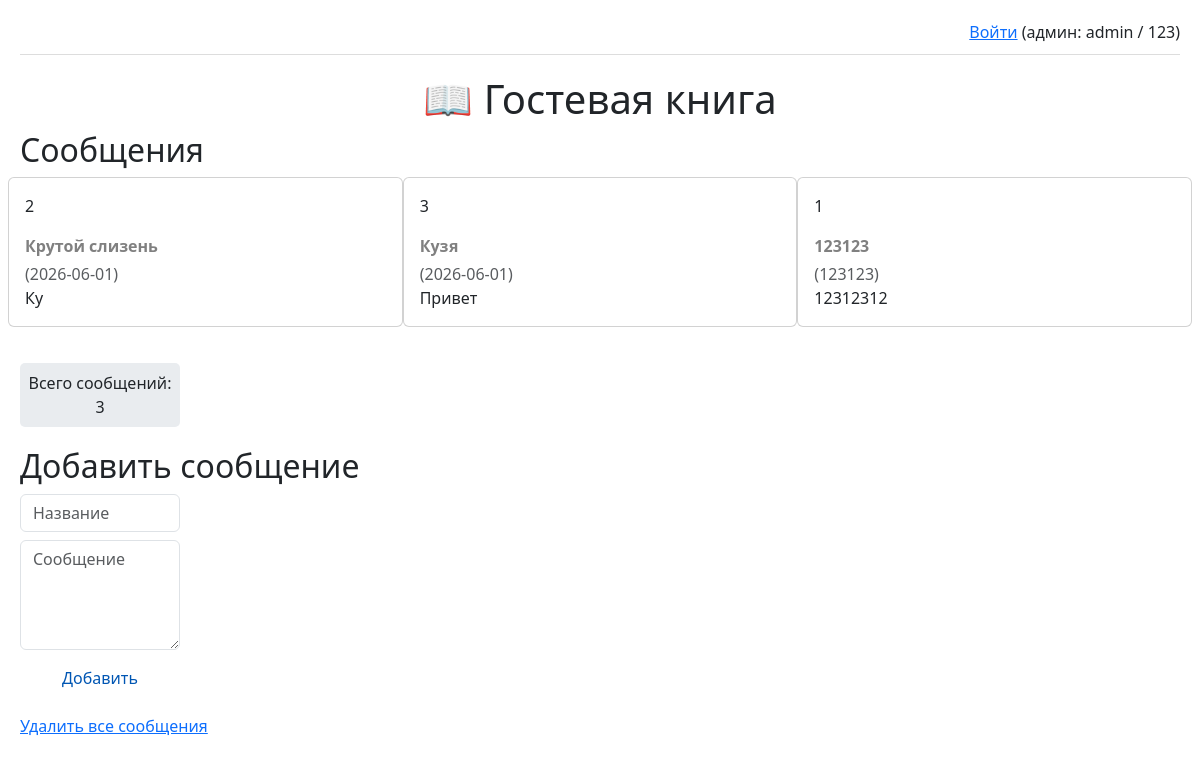
/, run on an earlier commit of the app's database.
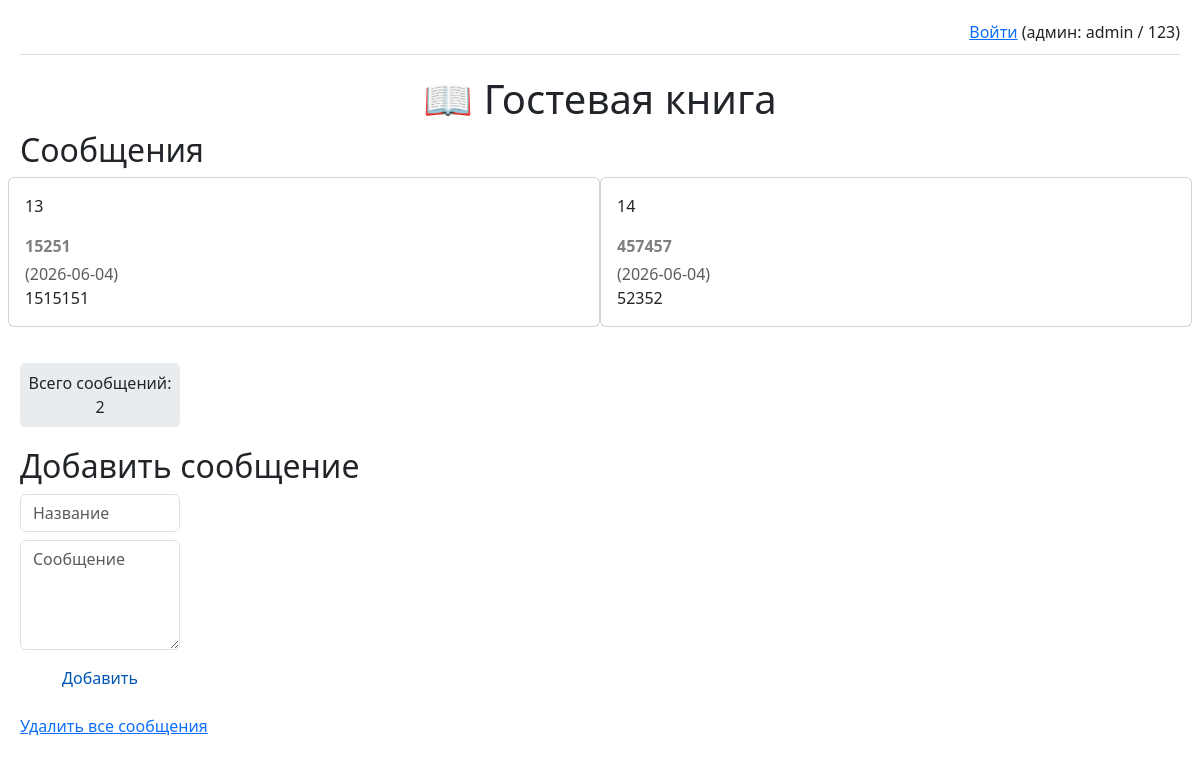
And on a later commit of the database.
### tables this page shows
CREATE TABLE messages (
            id INTEGER PRIMARY KEY AUTOINCREMENT,
            name TEXT NOT NULL,
            message TEXT NOT NULL,
            created_at DATE NOT NULL
        );

### guestbook/app.py (the view)
@app.route('/')
def index():
    messages = get_all_messages()
    total_count = get_message_count()
    today = date.today().isoformat()
    return render_template(
        'index.html', messages=messages, total_count=total_count, today=today,
        logged_in=session.get('logged_in', False),  # по умолчанию False
        username=session.get('username')  # имя пользователя или None
    )

### guestbook/database.py (called while the page is built)
def get_db_connection():
    conn = sqlite3.connect(DATABASE)
    conn.row_factory = sqlite3.Row
    return conn

def get_all_messages():
    conn = get_db_connection()
    messages = conn.execute(
        'SELECT * FROM messages ORDER BY created_at DESC'
    ).fetchall()
    conn.close()
    return messages

def get_message_count():
    conn = get_db_connection()
    cursor = conn.execute('SELECT COUNT(*) FROM messages')
    count = cursor.fetchone()[0]
    conn.close()
    return count

### guestbook/templates/index.html (shortened to what this page needs)
<!DOCTYPE html>
<html>
<head>
    <link rel="stylesheet" href="static/style.css" required>
    <link href="https://cdn.jsdelivr.net/npm/bootstrap@5.3.0/dist/css/bootstrap.min.css" rel="stylesheet" required>
</head>
<body>
    <div class="auth-links">
        {% if logged_in %}
            Вы вошли как <strong>{{ username }}</strong> |
            <a href="/logout">Выйти</a>
        {% else %}
            <a href="/login">Войти</a> (админ: admin / 123)
        {% endif %}
    </div>
    <h1>📖 Гостевая книга</h1>
    <h2>Сообщения</h2>
    {% if messages %}
        <div class="row justify-content-center">
        {% for msg in messages %}
        <div class="message {% if msg.created_at == today %}fresh{% endif %} card card-body mb-3 col-md-4">
            <p>{{ msg.id }}</p>
            <strong class="card-title">{{ msg.name }}</strong> <p class="card-subtitle text-muted">({{ msg.created_at }})</p>
            <p class="card-text">{{ msg.message }}</p>
        </div>
        {% endfor %}
        </div>
    {% else %}
        <p>Пока нет сообщений.</p>
    {% endif %}
    <p class="counter"> Всего сообщений: {{ total_count }}</p>
    <h2>Добавить сообщение</h2>
      <form method="POST" action="/add" class="add_message mb-3">
        <input class="form-control" type="text" name="name" placeholder="Название" required>
        <textarea class="form-control" type="text" name="message" rows=4 placeholder="Сообщение" required></textarea>
      <button type="submit">Добавить</button>
  </form>
  <a href="/delete_all/">Удалить все сообщения</a>
</body>
</html>

What changed in the data, as far as the page shows it:
removed messages: id "2", name "Крутой слизень", created_at "2026-06-01", message "Ку"
removed messages: id "3", name "Кузя", created_at "2026-06-01", message "Привет"
removed messages: id "1", name "123123", created_at "123123", message "12312312"
added messages: id "13", name "15251", created_at "2026-06-04", message "1515151"
added messages: id "14", name "457457", created_at "2026-06-04", message "52352"
Also different on the page:
{{ total_count }}: "3" → "2"
